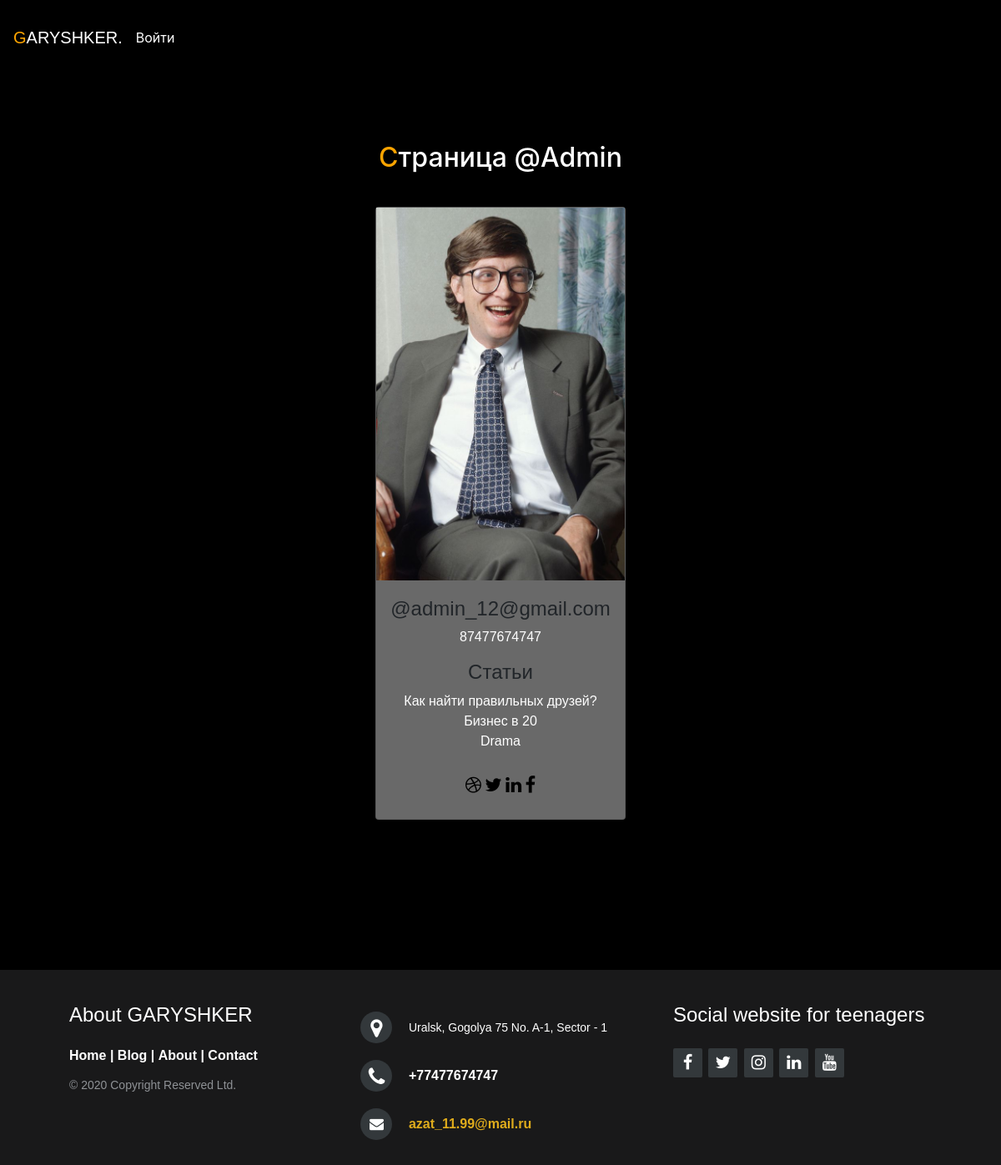
The app's page /someone_profile/1 with its own data.
### User/models.py (models this page shows, shortened)
class Profile(models.Model):
    user = models.OneToOneField(User, on_delete=models.CASCADE)
    images = models.FileField(upload_to='profile', blank=True, default='garysh.jpg', verbose_name=" ")
    city = models.CharField(max_length=120, null=True, blank=True)
    phone = models.CharField(max_length=120, null=True, blank=True)
    age = models.IntegerField(null=True, blank=True)
    comments = models.TextField(null=True, blank=True)

### Obrazovanie/models.py (models this page shows, shortened)
class Report(models.Model):
    author = models.ForeignKey(User, on_delete=models.CASCADE, null=True)
    title = models.CharField(max_length=120)
    image = models.ImageField(blank=True, upload_to='report-image')
    header = models.TextField(blank=True, null=True)
    genre = models.ForeignKey(Genre, on_delete=models.CASCADE, blank=True, null=True)
    body = models.TextField(blank=True, null=True)
    wrote_date = models.DateTimeField(default=timezone.now)
    likes = models.ManyToManyField(User, related_name='likes', blank=True)
    moderation = models.BooleanField("Проверено", default=False)
    favourite = models.ManyToManyField(User, related_name='favourite', blank=True)

### User/views.py (the view)
# urls.py: path('someone_profile/<int:id>', someone_profile, name='someone_profile_url'),
def someone_profile(request, id):
	profile = User.objects.get(id=id)
	context = {
		'profile':profile
	}
	return render(request, 'user/someone_profile.html', context)

### User/templates/user/someone_profile.html (shortened to what this page needs)
{% extends 'base.html' %}
{% block content %}
<h2 id="dobro_tech" style="text-align:center; margin-top:80px">Страница @{{ profile.username }}</h2>
<div class="card" style="background-color:dimgrey; margin-top:40px">
	<img src="{{ profile.profile.images.url }}" style="width:100%">
  <h4 style="padding-top:20px;">@{{ profile.email }}</h4>
  <p class="title_profile" style="color:white;">{{profile.profile.phone}}</p>
		<h4>Статьи</h4>
		{% for report in profile.report_set.all %}
			<a style="text-decoration:none;" href="{% url 'report_detail_url' id=report.id %}">
				<div class="report-name">
					{{ report.title }}
				</div>
			</a>
		{% endfor %}
  <div style="margin: 24px 0;" class="profile_href">
    <a href="#"><i class="fa fa-dribbble"></i></a>
    <a href="#"><i class="fa fa-twitter"></i></a>
    <a href="#"><i class="fa fa-linkedin"></i></a>
    <a href="#"><i class="fa fa-facebook"></i></a>
  </div>
</div>
{% endblock %}

### static/css/style.css (style rules this page uses)
* { padding:0; margin:0; }
body { background-color: black!important; height: 100%; margin: 0; padding: 0; }
#dobro_tech { color: white; }
#dobro_tech::first-letter { color: orange; }
.report-name { width: auto; color: white; }
.card { box-shadow: 0 4px 8px 0 rgba(0, 0, 0, 0.2); max-width: 300px; margin: auto; text-align: center; font-family: arial; }
.title_profile { color: dimgrey; border: none; background-color: dimgrey; }
.profile_href a { text-decoration: none; font-size: 22px; color: black; }

### records on screen
Report: title "Как найти правильных друзей?"
Report: title "Бизнес в 20"
Report: title "Drama"

### other values on screen
{{ profile.username }} "Admin"
{{ profile.email }} "admin_12@gmail.com"
{{ profile.profile.phone }} "87477674747"
